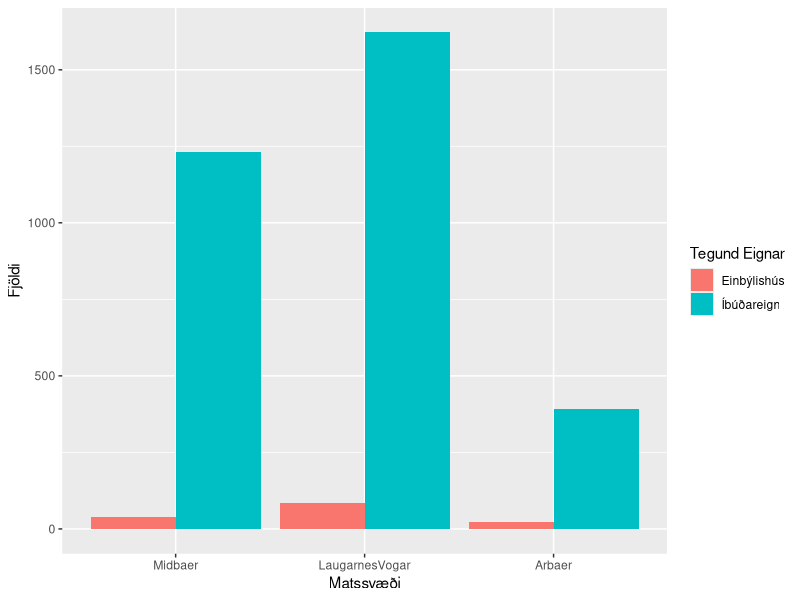
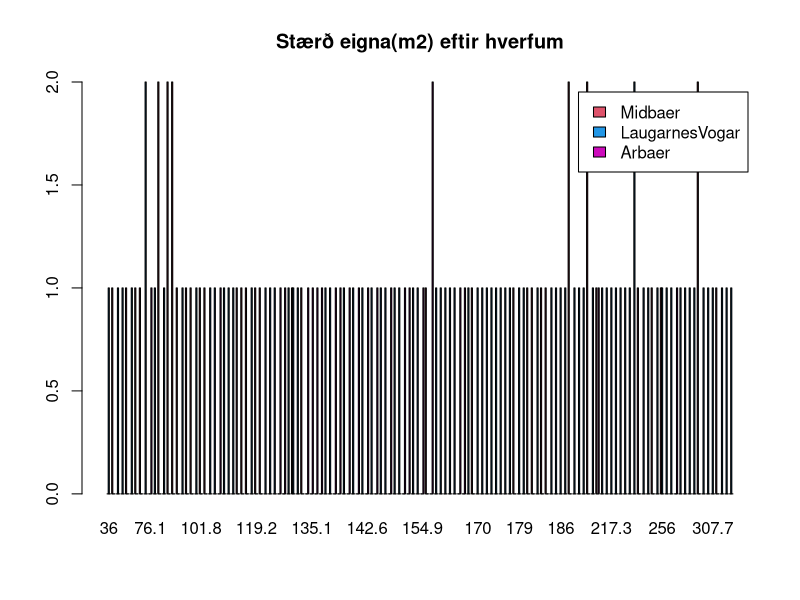
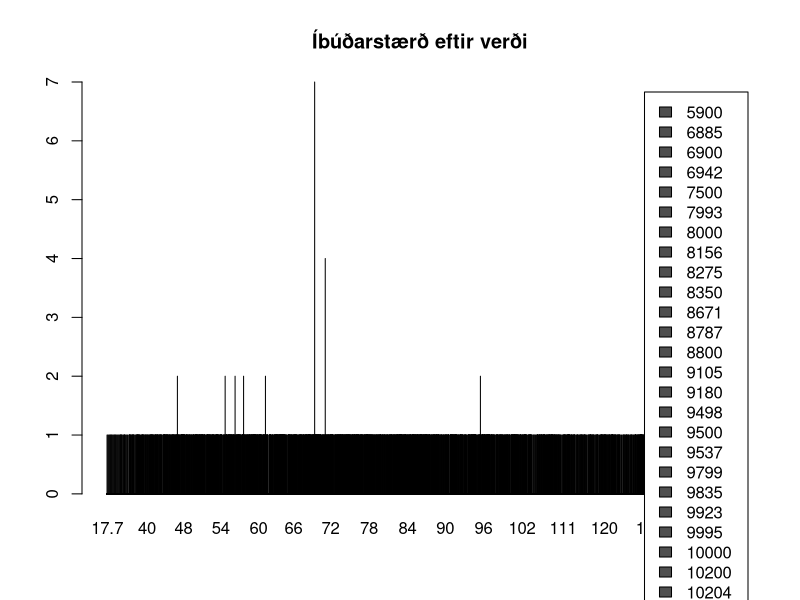

The R source for these figures, in order:
## ---- chunk 1
knitr::opts_chunk$set(echo = TRUE)
library(dplyr)
library(ggplot2)
## ---- chunk 2
thv <- read.table("./data/husnaedi.txt", header = TRUE, sep = ";")
## ---- chunk 3
hverfi <- c(20, 100, 200)
thv <- filter(thv, thv$matssvaedi%in%hverfi)
## ---- chunk 4
str(thv)
##Eins og sjá má eru matssvæðin ranglega skilgreind sem tölugildi. Svo við breytum þeim í faktor og köllum matssvæðin nýjum nöfnum.
thv$matssvaedi <- as.factor(thv$matssvaedi)
levels(thv$matssvaedi) <- c("Midbaer", "LaugarnesVogar", "Arbaer")
str(thv)
## ---- chunk 5
plott1 <- 
  ggplot(aes(matssvaedi), data = thv) +
  geom_bar(position = "dodge", aes(fill = thv$teg_eign)) +

##X og Y labels
  xlab("Matssvæði") + ylab("Fjöldi") +

##Legend
  scale_fill_discrete(name = "Tegund Eignar")

plott1
## ---- chunk 6
einbyli<-filter(thv, teg_eign == "Einbýlishús")
einbyliEftirStaerd <- table(einbyli$matssvaedi,einbyli$ibm2)
barplot(einbyliEftirStaerd, beside=T, col=c(2,4,6), legend.text = T, main = "Stærð eigna(m2) eftir hverfum")
## ---- chunk 7
ibudir <- filter(thv, teg_eign == "Íbúðareign")
ibudirEftirVerdi <- table(ibudir$nuvirdi,ibudir$ibm2)
barplot(ibudirEftirVerdi, beside=T, legend.text = T, main = "Íbúðarstærð eftir verði")
